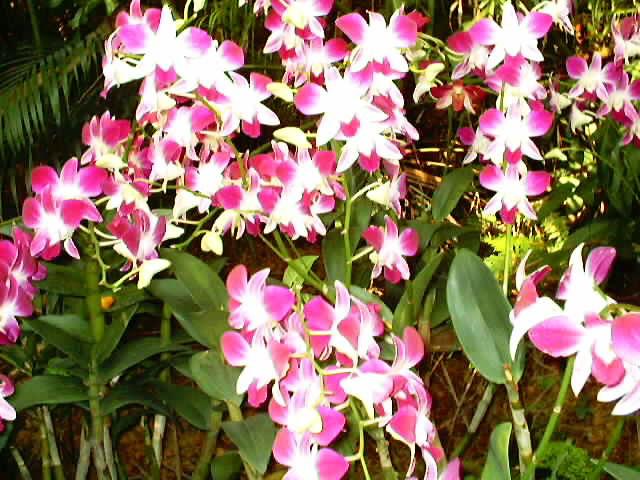
#> input picture aula9/Orchid.bmp, 640 x 480 px
$ python ex3.py
#> lines starting #> are read from the running program, lines starting #| are printed output that depends on the picture
# import
import numpy as np
import cv2

# [4 lines of commented-out code are left out]
img1 = "Orchid.bmp"
img2 = "Orchid.jpg"

# Read the image
image = cv2.imread(img1, cv2.IMREAD_UNCHANGED)
#> image is the input picture: shape (480, 640, 3); mean B, G, R 95.4, 115.3, 141
# image = cv2.imread("Orchid.bmp", cv2.IMREAD_UNCHANGED)

if np.shape(image) == ():
    # Failed Reading
    print("Image file could not be opened")
    exit(-1)

# Image characteristics
height, width, something = image.shape
#> height = 480; width = 640; something = 3

# Read the image 2
im2 = cv2.imread(img2, cv2.IMREAD_UNCHANGED)
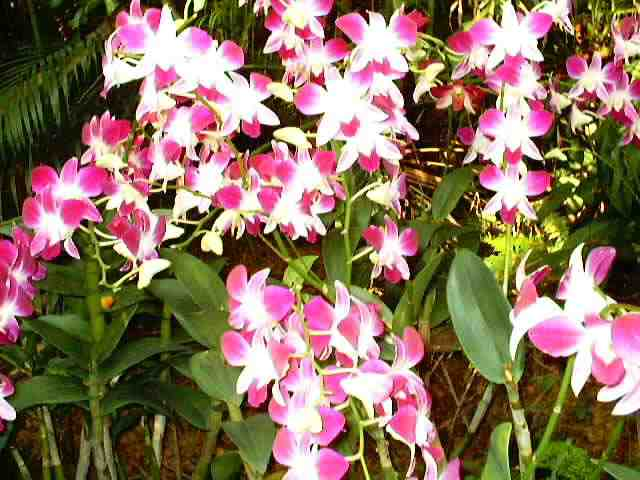
#> input picture aula9/Orchid.jpg, 640 x 480 px
#> im2 is the input picture: shape (480, 640, 3); mean B, G, R 96.4, 115.1, 140.3
# image = cv2.imread("Orchid.bmp", cv2.IMREAD_UNCHANGED)

if np.shape(im2) == ():
    # Failed Reading
    print("Image file could not be opened")
    exit(-1)

height, width, something = im2.shape

# subtraction
diff_cv = cv2.subtract(image, im2)
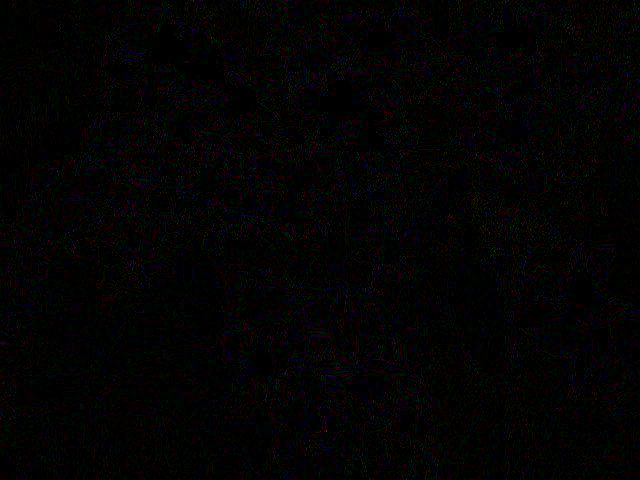
#> diff_cv: shape (480, 640, 3); mean B, G, R 3.2, 2.9, 3.7
diff_np = np.subtract(image, im2)
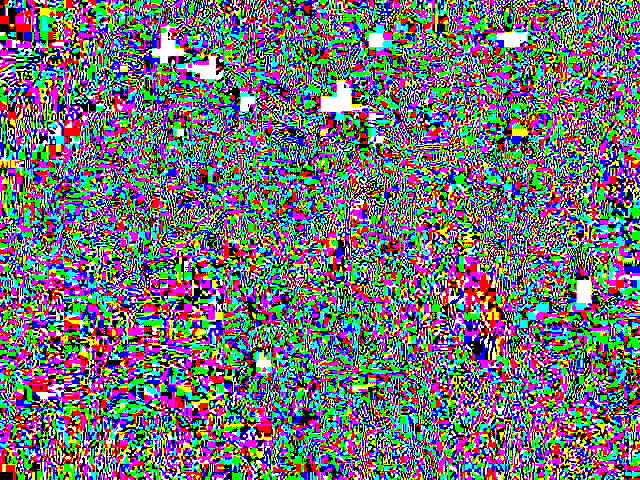
#> diff_np: shape (480, 640, 3); mean B, G, R 119.7, 115.1, 113.7

# Create a visualization window
# CV_WINDOW_AUTOSIZE : window size will depend on image size
cv2.namedWindow("Display 1 window", cv2.WINDOW_AUTOSIZE)
cv2.namedWindow("Display 2 window", cv2.WINDOW_AUTOSIZE)
cv2.namedWindow("Display sub_cv window", cv2.WINDOW_AUTOSIZE)
cv2.namedWindow("Display sub_np window", cv2.WINDOW_AUTOSIZE)

# Show the image
cv2.imshow("Display 1 window", image)
cv2.imshow("Display 2 window", im2)
cv2.imshow("Display sub_cv window", diff_cv)
cv2.imshow("Display sub_np window", diff_np)

# Wait
cv2.waitKey(0)

# Destroy the window -- might be omitted
cv2.destroyWindow("Display 1 window")
cv2.destroyWindow("Display 2 window")
cv2.destroyWindow("Display sub_cv window")
cv2.destroyWindow("Display sub_np window")
